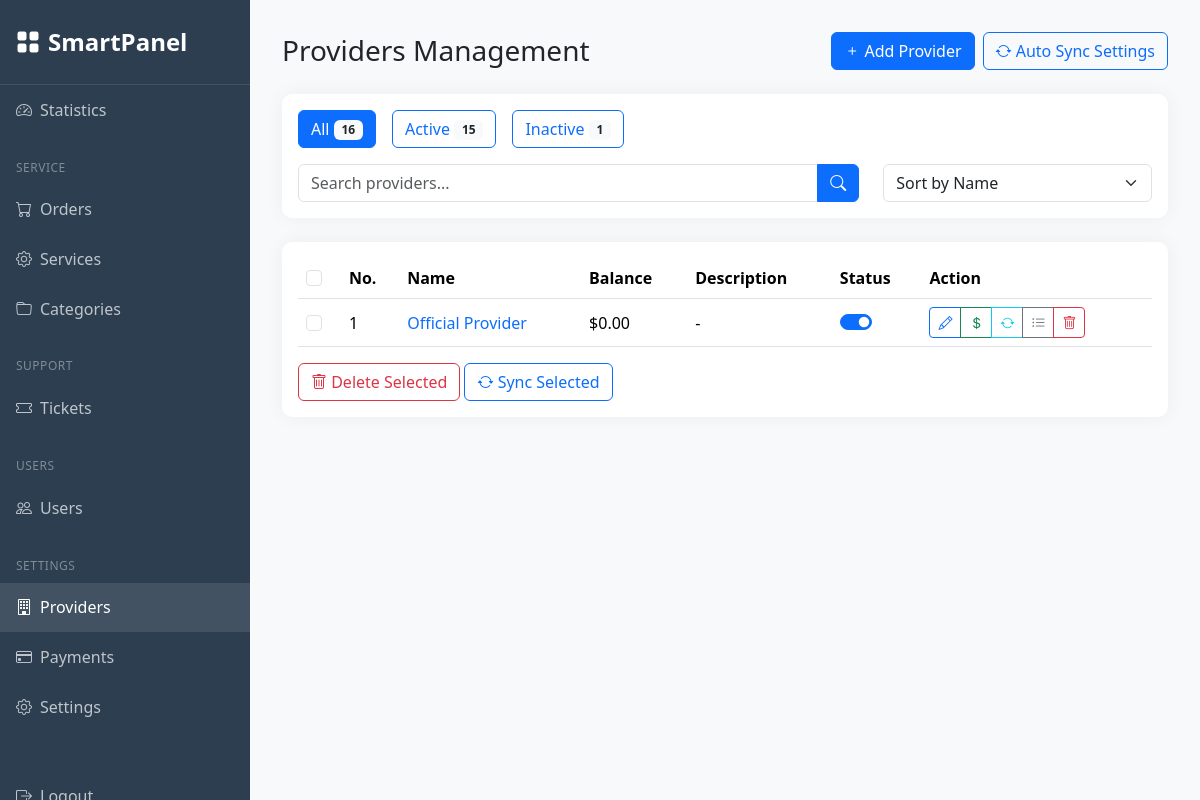
Screenshot of /managerdashboard/providers/ (signed in) with the database file from the repository.
### managerdashboard/models.py (models this page shows, shortened)
class Provider(models.Model):
    name = models.CharField(max_length=200)
    api_url = models.URLField()
    api_key = models.CharField(max_length=255)
    description = models.TextField(blank=True, null=True)
    balance = models.DecimalField(max_digits=10, decimal_places=2, default=Decimal('0.00'))
    is_active = models.BooleanField(default=True)
    created_at = models.DateTimeField(auto_now_add=True)
    updated_at = models.DateTimeField(auto_now=True)
    last_sync = models.DateTimeField(null=True, blank=True)
    class Meta:
        ordering = ['name']

### managerdashboard/views.py (the view)
# urls.py: path('providers/', views.providers, name='providers'),
@permission_required('authentication.is_manager', login_url='manager_login')
def providers(request):
    search_query = request.GET.get('search', '')
    status_filter = request.GET.get('status', '')
    sort_by = request.GET.get('sort', 'name')
    providers_qs = Provider.objects.all()
    if search_query:
        providers_qs = providers_qs.filter(
            Q(name__icontains=search_query) |
            Q(description__icontains=search_query)
        )
    if status_filter == 'active':
        providers_qs = providers_qs.filter(is_active=True)
    elif status_filter == 'inactive':
        providers_qs = providers_qs.filter(is_active=False)
    if sort_by == 'balance':
        providers_qs = providers_qs.order_by('-balance')
    elif sort_by == 'status':
        providers_qs = providers_qs.order_by('-is_active', 'name')
    else:  # default to name
        providers_qs = providers_qs.order_by('name')
    total_count = Provider.objects.count()
    active_count = Provider.objects.filter(is_active=True).count()
    inactive_count = Provider.objects.filter(is_active=False).count()
    paginator = Paginator(providers_qs, 10)  # Show 10 providers per page
    page_number = request.GET.get('page')
    providers = paginator.get_page(page_number)
    context = {
        'active_tab': 'providers',
        'providers': providers,
        'total_count': total_count,
        'active_count': active_count,
        'inactive_count': inactive_count,
        'search_query': search_query,
        'status_filter': status_filter,
        'sort_by': sort_by
    }
    return render(request, 'managerdashboard/providers.html', context)

### templates/managerdashboard/providers.html (shortened to what this page needs)
{% extends 'managerdashboard/base_dashboard.html' %}
{% load static %}
{% block dashboard_content %}
<div class="container-fluid p-0">
    <div class="d-flex justify-content-between align-items-center mb-4">
        <h1 class="h3 mb-0">Providers Management</h1>
        <div class="d-flex gap-2">
            <button class="btn btn-primary" data-bs-toggle="modal" data-bs-target="#addProviderModal">
                <i class="bi bi-plus"></i> Add Provider
            </button>
            <button class="btn btn-outline-primary" data-bs-toggle="modal" data-bs-target="#autoSyncModal">
                <i class="bi bi-arrow-repeat"></i> Auto Sync Settings
            </button>
        </div>
    </div>
    <div class="card mb-4">
        <div class="card-body">
            <div class="d-flex gap-3 mb-3">
                <button class="btn {% if not status_filter %}btn-primary{% else %}btn-outline-primary{% endif %}"
                        onclick="filterProviders('all')">
                    All <span class="badge bg-light text-dark">16</span>
                </button>
                <button class="btn {% if status_filter == 'active' %}btn-primary{% else %}btn-outline-primary{% endif %}"
                        onclick="filterProviders('active')">
                    Active <span class="badge bg-light text-dark">15</span>
                </button>
                <button class="btn {% if status_filter == 'inactive' %}btn-primary{% else %}btn-outline-primary{% endif %}"
                        onclick="filterProviders('inactive')">
                    Inactive <span class="badge bg-light text-dark">1</span>
                </button>
            </div>
            <div class="row">
                <div class="col-md-8">
                    <div class="input-group">
                        <input type="text" class="form-control" placeholder="Search providers...">
                        <button class="btn btn-primary">
                            <i class="bi bi-search"></i>
                        </button>
                    </div>
                </div>
                <div class="col-md-4">
                    <select class="form-select">
                        <option value="name">Sort by Name</option>
                    </select>
                </div>
            </div>
        </div>
    </div>
    <div class="card">
        <div class="card-body">
            <div class="table-responsive">
                <table class="table table-hover align-middle">
                    <thead>
                        <tr>
                            <th>
                                <input type="checkbox" class="form-check-input" id="selectAll">
                            </th>
                            <th>No.</th>
                            <th>Name</th>
                            <th>Balance</th>
                            <th>Description</th>
                            <th>Status</th>
                            <th>Action</th>
                        </tr>
                    </thead>
                    <tbody>
                        {% for provider in providers %}
                        <tr data-provider-id="{{ provider.id }}">
                            <td>
                                <input type="checkbox" class="form-check-input provider-select" value="{{ provider.id }}">
                            </td>
                            <td>{{ provider.id }}</td>
                            <td>
                                <a href="#" class="text-decoration-none">{{ provider.name }}</a>
                            </td>
                            <td class="balance">${{ provider.balance|default:"0.00" }}</td>
                            <td>{{ provider.description|default:"-" }}</td>
                            <td>
                                <div class="form-check form-switch">
                                    <input class="form-check-input" type="checkbox"
                                           {% if provider.is_active %}checked{% endif %}
                                           onchange="toggleProviderStatus({{ provider.id }})">
                                </div>
                            </td>
                            <td>
                                <div class="btn-group">
                                    <button class="btn btn-sm btn-outline-primary" onclick="editProvider({{ provider.id }})">
                                        <i class="bi bi-pencil"></i>
                                    </button>
                                    <button class="btn btn-sm btn-outline-success" onclick="checkBalance({{ provider.id }})">
                                        <i class="bi bi-currency-dollar"></i>
                                    </button>
                                    <button class="btn btn-sm btn-outline-info" onclick="syncProvider({{ provider.id }})">
                                        <i class="bi bi-arrow-repeat"></i>
                                    </button>
                                    <button class="btn btn-sm btn-outline-secondary" onclick="viewServices({{ provider.id }})">
                                        <i class="bi bi-list-ul"></i>
                                    </button>
                                    <button class="btn btn-sm btn-outline-danger" onclick="deleteProvider({{ provider.id }})">
                                        <i class="bi bi-trash"></i>
                                    </button>
                                </div>
                            </td>
                        </tr>
                        {% endfor %}
                    </tbody>
                </table>
            </div>
            <div class="mt-3">
                <button class="btn btn-outline-danger" onclick="bulkDelete()">
                    <i class="bi bi-trash"></i> Delete Selected
                </button>
                <button class="btn btn-outline-primary" onclick="bulkSync()">
                    <i class="bi bi-arrow-repeat"></i> Sync Selected
                </button>
            </div>
        </div>
    </div>
</div>
{% endblock dashboard_content %}

### static/css/style.css (style rules this page uses)
.table-responsive { overflow: visible !important; }
.table td { position: relative !important; }
.card { overflow: visible !important; }

### templates/managerdashboard/base_dashboard.html (style rules this page uses)
:root { --sidebar-width: 250px; }
body { background-color: #f8f9fa; }
.card { border: none; box-shadow: 0 0 20px rgba(0,0,0,0.05); border-radius: 10px; }

### rows the page displays
Provider: id "1", name "Official Provider", balance "0.00", description "-", is_active "☑"
